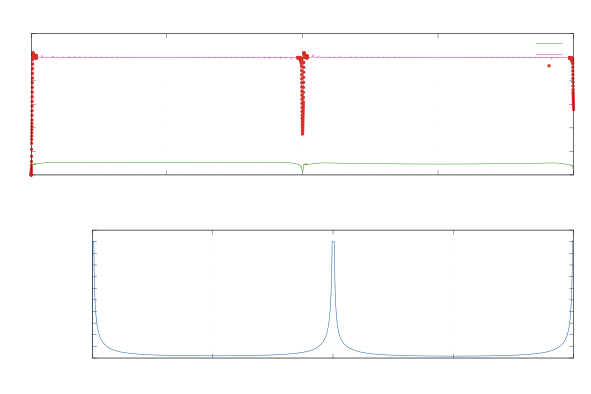

Source code (gnuplot):
set terminal cairolatex pdf color size 15cm,10cm font ",9"
set output "assignment6_convergence.tex"
set datafile separator comma
set multiplot layout 2,1 rowsfirst
set grid xtics ytics back lc rgb "#d0d0d0"
set key top right
set xrange [0:2]
set ylabel "Courant number"
set title "Adaptive timestep control"
plot "/home/hvoverme/tracheomalacia_cfd/assignment/data/postop_transient_coarse_poc_convergence.csv" using 1:2 every ::1 with lines lw 1.5 lc rgb "#4d9221" title "Mean Co", \
     "/home/hvoverme/tracheomalacia_cfd/assignment/data/postop_transient_coarse_poc_convergence.csv" using 1:3 every ::1 with lines lw 1.2 lc rgb "#c51b7d" title "Maximum Co", \
     "/home/hvoverme/tracheomalacia_cfd/assignment/data/postop_transient_coarse_poc_convergence.csv" using 1:(strcol(5) eq "False" ? $3 : 1/0) every ::1 with points pt 7 ps 0.35 lc rgb "#d73027" title "Outer criterion not met"
set xlabel "Time (s)"
set ylabel "Time step (s)"
set format y "%.1t$\times10^{%T}$"
set title "Physical timestep"
unset key
plot "/home/hvoverme/tracheomalacia_cfd/assignment/data/postop_transient_coarse_poc_convergence.csv" using 1:4 every ::1 with lines lw 1.5 lc rgb "#2166ac"
unset multiplot
unset output
